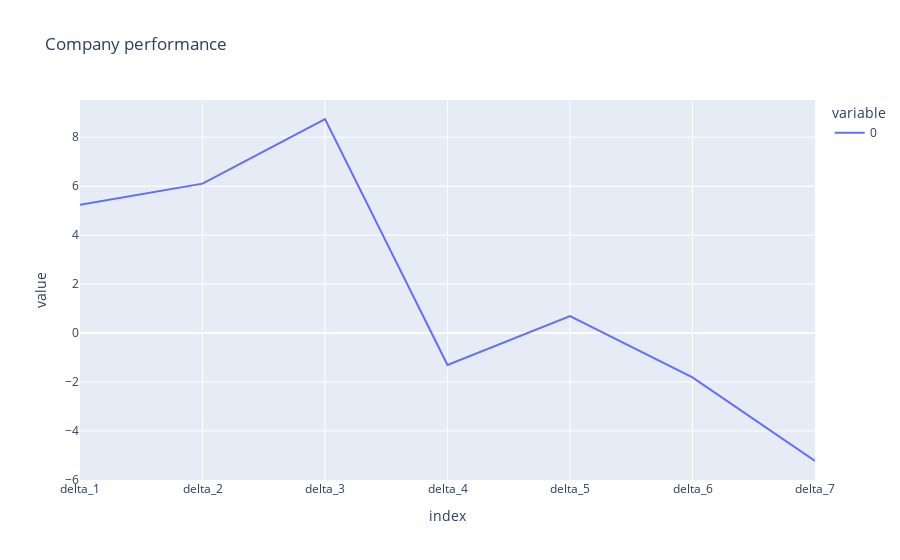

This figure's notebook cell:
### Code cell
px.line(performance.iloc[:,-7:].mean(),title='Company performance')

### Figure 1 — Plotly figure (JSON) as saved in the notebook; plotly's stock layout.template omitted (floating-point values rounded to 4 significant figures)
{"data": [{"hovertemplate": "variable=0<br>index=%{x}<br>value=%{y}<extra></extra>", "legendgroup": "0", "line": {"color": "#636efa", "dash": "solid"}, "marker": {"symbol": "circle"}, "mode": "lines", "name": "0", "orientation": "v", "showlegend": true, "type": "scatter", "x": ["delta_1", "delta_2", "delta_3", "delta_4", "delta_5", "delta_6", "delta_7"], "xaxis": "x", "y": [5.236, 6.104, 8.744, -1.3, 0.6891, -1.815, -5.227], "yaxis": "y"}], "layout": {"legend": {"title": {"text": "variable"}, "tracegroupgap": 0}, "title": {"text": "Company performance"}, "xaxis": {"anchor": "y", "domain": [0, 1], "title": {"text": "index"}}, "yaxis": {"anchor": "x", "domain": [0, 1], "title": {"text": "value"}}}}
